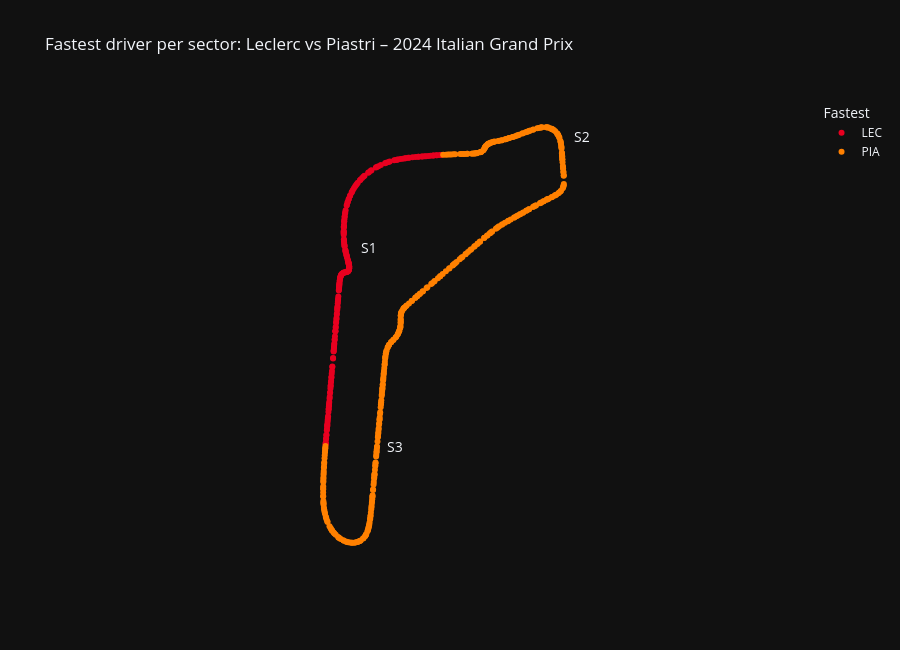

Notebook source saved alongside this figure:
### Code cell
lec_pos = lec_lap.get_telemetry()

s1_end = lec_pos.loc[lec_pos["SessionTime"] >= lec_lap["Sector1SessionTime"], "Distance"].iloc[0]
s2_end = lec_pos.loc[lec_pos["SessionTime"] >= lec_lap["Sector2SessionTime"], "Distance"].iloc[0]
lec_pos["Sector"] = np.select(
    [lec_pos["Distance"] < s1_end, lec_pos["Distance"] < s2_end], [1, 2], default=3
)

sector_cols = ["Sector1Time", "Sector2Time", "Sector3Time"]
winner = sector_seconds[sector_cols].idxmin().set_axis([1, 2, 3])
margin = (sector_seconds[sector_cols].max() - sector_seconds[sector_cols].min()).set_axis([1, 2, 3])
lec_pos["Fastest"] = lec_pos["Sector"].map(winner)
lec_pos["Margin"] = lec_pos["Sector"].map(margin)

fig = px.scatter(
    lec_pos,
    x="X",
    y="Y",
    color="Fastest",
    color_discrete_map=driver_colors,
    hover_data={"Sector": True, "Margin": ":.3f", "X": False, "Y": False},
    labels={"Margin": "Margin (s)"},
    title="Fastest driver per sector: Leclerc vs Piastri – 2024 Italian Grand Prix",
    template="plotly_dark",
    height=650,
)
fig.update_traces(marker_size=6)
fig.update_xaxes(visible=False)
fig.update_yaxes(visible=False, scaleanchor="x", scaleratio=1)

for sector, points in lec_pos.groupby("Sector"):
    middle = points.iloc[len(points) // 2]
    fig.add_annotation(x=middle["X"], y=middle["Y"], text=f"S{sector}",
                       showarrow=False, font_size=14, xshift=20, yshift=20)
fig.show()

### Figure 1 — Plotly figure (JSON) as saved in the notebook; plotly's stock layout.template omitted (floating-point values rounded to 4 significant figures; data arrays with more than 128 entries replaced by an {"elided": "..."} marker saying what was removed)
{"data": [{"customdata": {"elided": "214x2 float values"}, "hovertemplate": "Fastest=LEC<br>Sector=%{customdata[0]}<br>Margin (s)=%{customdata[1]:.3f}<extra></extra>", "legendgroup": "LEC", "marker": {"color": "#E80020", "size": 6, "symbol": "circle"}, "mode": "markers", "name": "LEC", "orientation": "v", "showlegend": true, "type": "scatter", "x": {"elided": "214 float values"}, "xaxis": "x", "y": {"elided": "214 float values"}, "yaxis": "y"}, {"customdata": {"elided": "405x2 float values"}, "hovertemplate": "Fastest=PIA<br>Sector=%{customdata[0]}<br>Margin (s)=%{customdata[1]:.3f}<extra></extra>", "legendgroup": "PIA", "marker": {"color": "#FF8000", "size": 6, "symbol": "circle"}, "mode": "markers", "name": "PIA", "orientation": "v", "showlegend": true, "type": "scatter", "x": {"elided": "405 float values"}, "xaxis": "x", "y": {"elided": "405 float values"}, "yaxis": "y"}], "layout": {"annotations": [{"font": {"size": 14}, "showarrow": false, "text": "S1", "x": -141, "xshift": 20, "y": 8555, "yshift": 20}, {"font": {"size": 14}, "showarrow": false, "text": "S2", "x": 10970.0, "xshift": 20, "y": 14330.0, "yshift": 20}, {"font": {"size": 14}, "showarrow": false, "text": "S3", "x": 1217.0, "xshift": 20, "y": -1800.0, "yshift": 20}], "height": 650, "legend": {"title": {"text": "Fastest"}, "tracegroupgap": 0}, "title": {"text": "Fastest driver per sector: Leclerc vs Piastri – 2024 Italian Grand Prix"}, "xaxis": {"anchor": "y", "domain": [0, 1], "title": {"text": "X"}, "visible": false}, "yaxis": {"anchor": "x", "domain": [0, 1], "scaleanchor": "x", "scaleratio": 1, "title": {"text": "Y"}, "visible": false}}}
